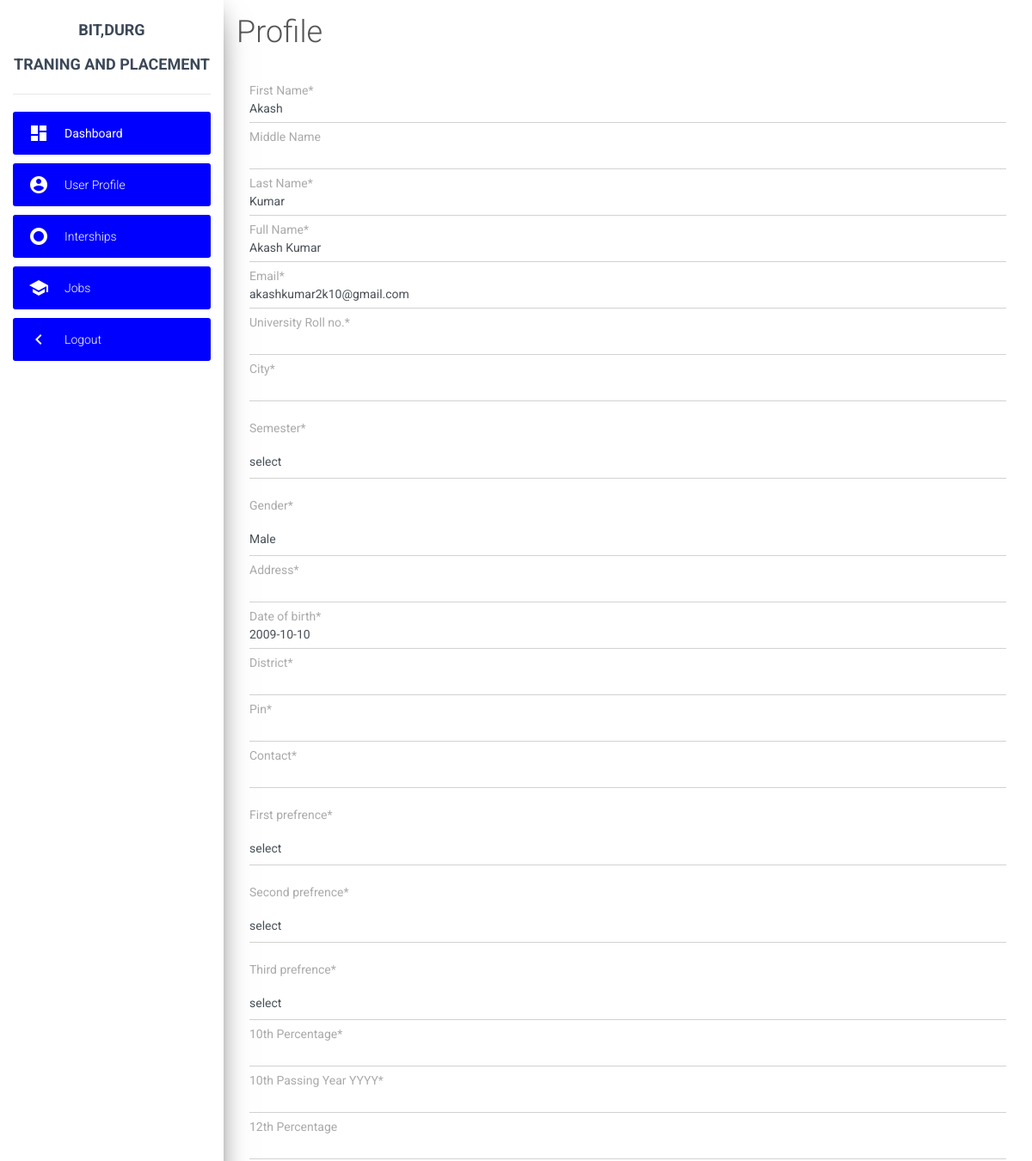
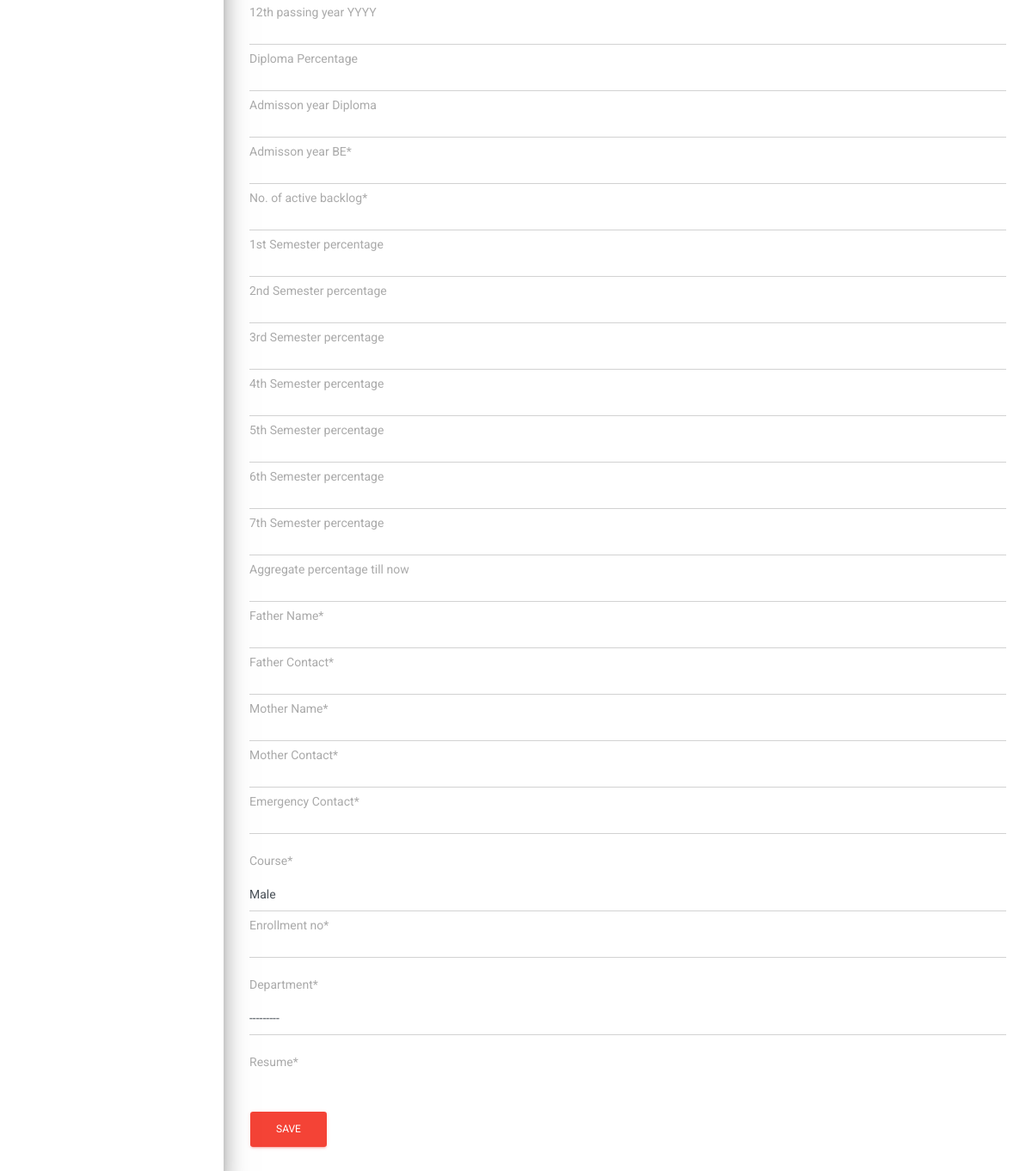
The app's page /profile/ (signed in), older data (2 pictures, top to bottom).
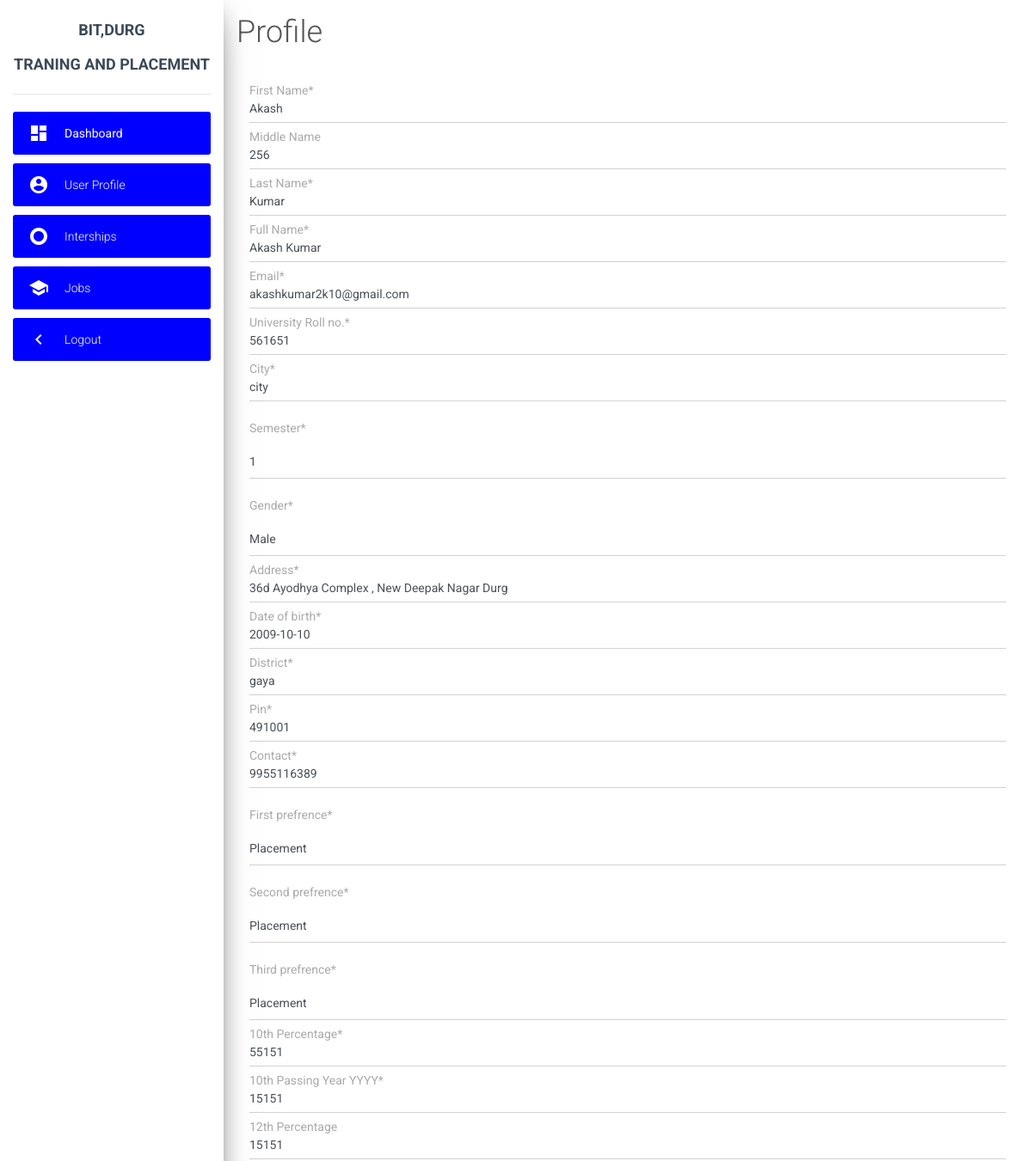
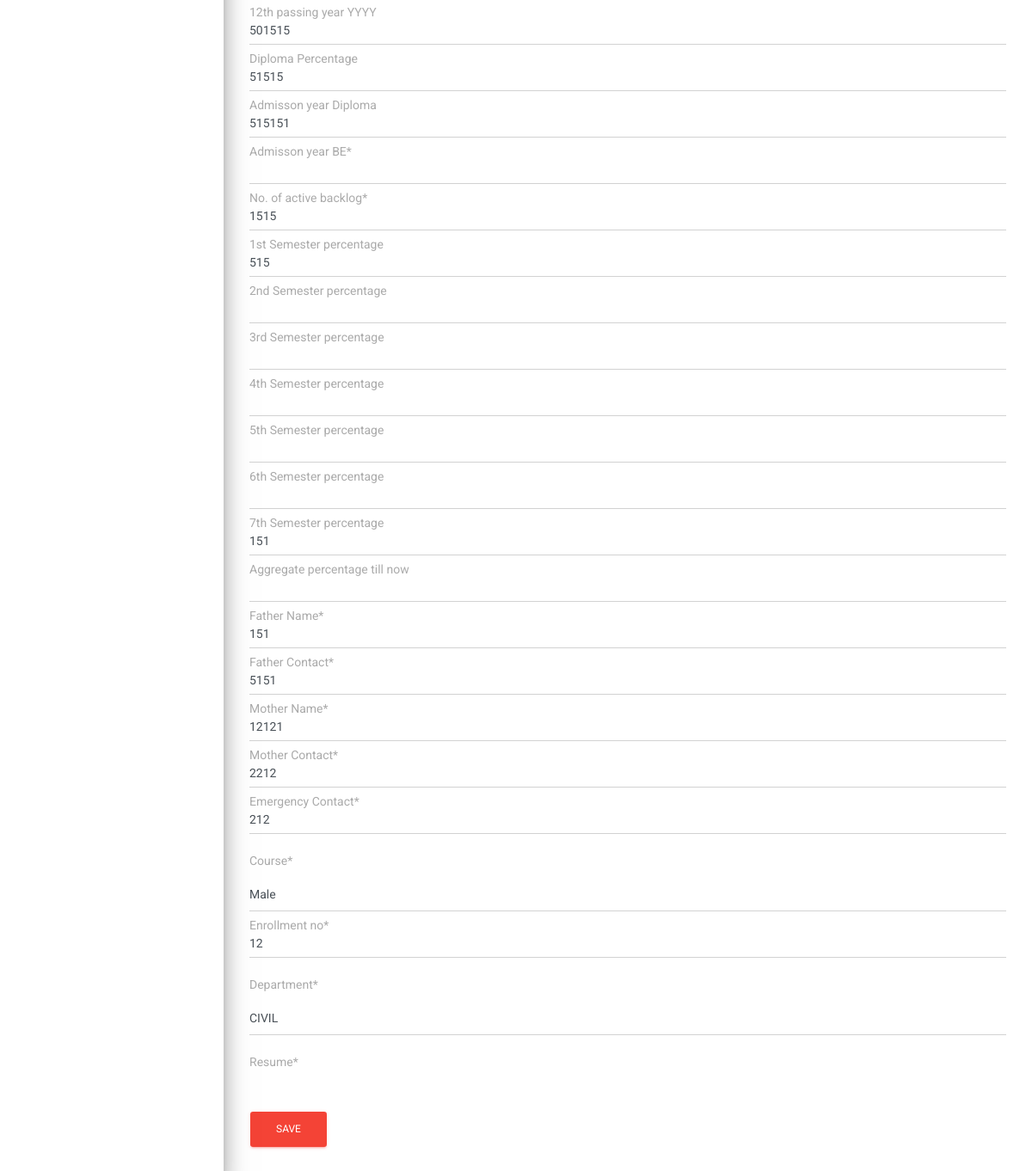
The same page, newer data (2 pictures, top to bottom).
### student/models.py (models this page shows, shortened)
class Profile (models.Model):
	user                    = models.OneToOneField(User,verbose_name="User", on_delete=models.CASCADE,null=True)
	f_name                  = models.CharField(verbose_name="First Name",max_length=60,null=True)
	m_name                  = models.CharField(verbose_name="Middle Name",max_length=60,null=True,blank=True)
	l_name                  = models.CharField(verbose_name="Last Name",max_length=60,null=True)
	full_name               = models.CharField(verbose_name="Full Name",max_length=60,null=True)
	email                   = models.EmailField(max_length=50,null=True)
	u_roll                  = models.PositiveIntegerField(verbose_name="University Roll no.",null=True,validators=[MinValueValidator(100000000000,_('Please enter a valid Unvercity roll number')),MaxValueValidator(999999999999,_('Please enter a valid Unvercity roll number'))])
	city                    = models.CharField(verbose_name="City", max_length=50,null=True)
	sem                     = models.PositiveIntegerField(verbose_name="Semester",choices=SEM,null=True)
	gender                  = models.CharField(verbose_name="Gender", default = 'Male', max_length=50,choices = GENDER,null=True)
	addess                  = models.CharField(verbose_name="Address", max_length=50,null=True)
	birth_date              = models.DateField(("Date of birth"), default=datetime.date.today,null=True)
	ditrict                 = models.CharField(verbose_name="District",max_length=50,null=True)
	pin                     = models.PositiveIntegerField(verbose_name="Pin",null=True,validators=[MinValueValidator(100000,_('Please enter a valid 6 digit pin code')),MaxValueValidator(999999,_('Please enter a valid 6 digit pin code'))])
	contact                 = models.PositiveIntegerField(verbose_name="Contact",null=True,validators=[MinValueValidator(1000000000,_('Please enter a valid 10 digit contact number ')), MaxValueValidator(9999999999,_('Please enter a valid 10 digit contact number' ))] )
	PREFRENCE_first         = models.CharField(verbose_name="First prefrence",choices=PREFRENCE,null=True,max_length=20)
	PREFRENCE_sec           = models.CharField(verbose_name="Second prefrence",choices=PREFRENCE,null=True,max_length=20)
	PREFRENCE_third         = models.CharField(verbose_name="Third prefrence",choices=PREFRENCE,null=True,max_length=20)
	Marks_10                = models.PositiveIntegerField(verbose_name="10th Percentage",null=True,validators=[MinValueValidator(0,_('Please enter a valid percentage')), MaxValueValidator(100,_('Please enter a valid percentage'))])
	passing_year_10         = models.PositiveIntegerField(verbose_name="10th Passing Year YYYY",null=True)
	Marks_12                = models.PositiveIntegerField(verbose_name="12th Percentage",null=True,blank=True,validators=[MinValueValidator(0,_('Please enter a valid percentage')), MaxValueValidator(100,_('Please enter a valid percentage'))])
	passing_year_12         = models.PositiveIntegerField(verbose_name="12th passing year YYYY",null=True,blank=True)
	Marks_Diploma           = models.PositiveIntegerField(verbose_name="Diploma Percentage",null=True,blank=True,validators=[MinValueValidator(0,_('Please enter a valid percentage')), MaxValueValidator(100,_('Please enter a valid percentage'))])
	addmission_year_Diploma = models.PositiveIntegerField(verbose_name="Admisson year Diploma",null=True,blank=True)
	addmission_year_BE      = models.PositiveIntegerField(verbose_name="Admisson year BE",null=True)
	backlog                 = models.PositiveIntegerField(verbose_name="No. of active backlog",null=True)
	sem_1_per               = models.PositiveIntegerField(verbose_name="1st Semester percentage",null=True,blank=True,validators=[MinValueValidator(0,_('Please enter a valid percentage')), MaxValueValidator(100,_('Please enter a valid percentage'))])
	sem_2_per               = models.PositiveIntegerField(verbose_name="2nd Semester percentage",null=True,blank=True,validators=[MinValueValidator(0,_('Please enter a valid percentage')), MaxValueValidator(100,_('Please enter a valid percentage'))])
	sem_3_per               = models.PositiveIntegerField(verbose_name="3rd Semester percentage",null=True,blank=True,validators=[MinValueValidator(0,_('Please enter a valid percentage')), MaxValueValidator(100,_('Please enter a valid percentage'))])
	sem_4_per               = models.PositiveIntegerField(verbose_name="4th Semester percentage",null=True,blank=True,validators=[MinValueValidator(0,_('Please enter a valid percentage')), MaxValueValidator(100,_('Please enter a valid percentage'))])
	sem_5_per               = models.PositiveIntegerField(verbose_name="5th Semester percentage",null=True,blank=True,validators=[MinValueValidator(0,_('Please enter a valid percentage')), MaxValueValidator(100,_('Please enter a valid percentage'))])
	sem_6_per               = models.PositiveIntegerField(verbose_name="6th Semester percentage",null=True,blank=True,validators=[MinValueValidator(0,_('Please enter a valid percentage')), MaxValueValidator(100,_('Please enter a valid percentage'))])
	sem_7_per               = models.PositiveIntegerField(verbose_name="7th Semester percentage",null=True,blank=True,validators=[MinValueValidator(0,_('Please enter a valid percentage')), MaxValueValidator(100,_('Please enter a valid percentage'))])
	aggregate_per_clg		=models.PositiveIntegerField(verbose_name="Aggregate percentage till now",null=True,blank=True)
	father_name             = models.CharField(verbose_name="Father Name",max_length=60,null=True)
	father_contact          = models.PositiveIntegerField(verbose_name="Father Contact",null=True,validators=[MinValueValidator(1000000000,_('Please enter a valid 10 digit contact number ')), MaxValueValidator(9999999999,_('Please enter a valid 10 digit contact number' ))] )
	mother_name             = models.CharField(verbose_name="Mother Name",max_length=60,null=True)
	mother_contact          = models.PositiveIntegerField(verbose_name="Mother Contact",null=True,validators=[MinValueValidator(1000000000,_('Please enter a valid 10 digit contact number ')), MaxValueValidator(9999999999,_('Please enter a valid 10 digit contact number' ))] )
	emergency_contact       = models.PositiveIntegerField(verbose_name="Emergency Contact",null=True,validators=[MinValueValidator(1000000000,_('Please enter a valid 10 digit contact number ')), MaxValueValidator(9999999999,_('Please enter a valid 10 digit contact number' ))] )
	course                  = models.CharField(verbose_name="Course", default = 'Male', max_length=50,choices = GENDER,null=True)
	Enrollment_no           = models.CharField(verbose_name="Enrollment no",null=True,max_length=6,validators=[RegexValidator(regex='[A-Z][A-z][0-9][0-9][0-9][0-9]',message=('Please enter correct Enrollment id'))])
	Dept                    = models.CharField(verbose_name="Department", max_length=50,choices = DEP,null=True)
	resume                  = models.FileField(null=True, blank=True, validators=[FileExtensionValidator(['pdf'],message="Please Upload in pdf format")])
	last_update             = models.DateTimeField(null=True,blank=True)

### student/views.py (the view)
# urls.py: path('profile/', profile , name='profile' ),
@login_required
def profile(request):
    print("******************************")
    print(request.user)
    print("******************************")
    if request.method=='POST':
        print("i am in")
        p_form=ProfileUpdateForm(request.POST,request.FILES, instance=request.user.profile)
        profile=Profile.objects.filter(user=request.user).first()
        print(p_form.is_valid())
        if p_form.is_valid():
            print("############################")
            print(type(request.FILES["resume"]))
            p_form.save()
            print("############################")
            messages.success(request, 'Profile Updated!')
            return redirect('profile')
        else:
            messages.error(request,"Form is not valid")
    else:
        p_form=ProfileUpdateForm(instance=request.user.profile)
    form ={'p_form': p_form,}
    return render(request, 'user/profile.html',form)

### student/forms.py
class ProfileUpdateForm(forms.ModelForm):
	resume=forms.FileField()
	class Meta:
		model=Profile
		fields=(
				'f_name',
				'm_name',
				'l_name',
				'full_name',
				'email',
				'u_roll',
				'city'   ,
				'sem'    ,
				'gender'  ,
				'addess'   ,
				'birth_date',
				'ditrict'    ,
				'pin'         ,
				'contact'      ,
				'PREFRENCE_first',
				'PREFRENCE_sec'   ,
				'PREFRENCE_third'  ,
				'Marks_10'          ,
				'passing_year_10'    ,
				'Marks_12'            ,
				'passing_year_12'      ,
				'Marks_Diploma'         ,
				'addmission_year_Diploma',
				'addmission_year_BE',
				'backlog'                   ,
				'sem_1_per'                 ,
				'sem_2_per',
				'sem_3_per'                 ,
				'sem_4_per'                 ,
				'sem_5_per'                 ,
				'sem_6_per'                 ,
				'sem_7_per'                 ,
				'aggregate_per_clg',
				'father_name'             ,
				'father_contact'          ,
				'mother_name'             ,
				'mother_contact'          ,
				'emergency_contact'       ,
				'course'                  ,
				'Enrollment_no'           ,
				'Dept'                    ,
				'resume',
		)

### student/templates/user/profile.html (shortened to what this page needs)
{% extends 'index.html' %}
{% block head %}Profile{% endblock %}
{% load crispy_forms_tags %}
{% block content %}
<form method="post" enctype="multipart/form-data">
                  {{ p_form|crispy}}
                 <br> <button class="btn btn-danger" type="submit">Save</button>
                </form>
{% endblock %}

### student/templates/index.html (shortened to what this page needs)
{% load static %}
{% load crispy_forms_tags %}
<!doctype html>
<html lang="en">
<head>
  <link href="{% static 'css/index_style1.css' %}" rel="stylesheet" />
  <link rel="stylesheet" href="https://maxcdn.bootstrapcdn.com/font-awesome/latest/css/font-awesome.min.css">
  <link href="{% static 'css/material-dashboard.css' %}" rel="stylesheet" />
</head>
<body>
  <div class="wrapper ">
    <div class="sidebar" data-color="blue" data-background-color="white">
      <div class="logo">
        <a href="{% url 'dashboard' %}" class="simple-text logo-mini">
          <strong>BIT,Durg</strong>
        </a>
        <a href="{% url 'dashboard' %}" class="simple-text logo-normal">
          <strong>Traning And Placement</strong>
        </a>
      </div>
      <div class="sidebar-wrapper" style="font-size: 50px">
        <ul class="nav">
          <li class="nav-item active ">
            <a class="nav-link" href="{% url 'dashboard' %}">
              <i class="material-icons">dashboard</i>
              <p class="text"><strong>Dashboard</strong></p>
            </a>
          </li>
          <li class="nav-item active  ">
            <a class="nav-link" href="{% url 'profile' %}">
              <i class="material-icons">account_circle</i>
              <p class="text">User Profile</p>
            </a>
          </li>
          <li class="nav-item active  ">
            <a class="nav-link" href="{% url 'internships' %}">
              <i class="material-icons">trip_origin</i>
              <p class="text">Interships</p>
            </a>
          </li>
          <li class="nav-item active  ">
            <a class="nav-link" href="{% url 'jobs' %}">
              <i class="material-icons">school</i>
              <p class="text">Jobs</p>
            </a>
          </li>
          <li class="nav-item active  ">
            <a class="nav-link" href="{% url 'logout' %}">
              <i class="material-icons">navigate_before</i>
              <p class="text">Logout</p>
            </a>
          </li>
        </ul>
      </div>
    </div>
    <div class="main-panel">
      <nav class="navbar navbar-expand-lg navbar-transparent navbar-absolute fixed-top a">
        <div class="container-fluid">
          <div class="navbar-wrapper">
           <h2> {% block head %}
        {% endblock %}</h2>
          </div>
        </div>
      </nav>
      <div class="content">
        <div class="container-fluid">
        {% block content %}
        {% endblock %}
        </div>
      </div>
    </div>
  </div>
</body>
</html>

### student/static/css/index_style1.css (style rules this page uses)
div.main-panel { background-color: white; }
.nav-link { background-color: blue; }
div.sidebar-wrapper { background-color: white; }
div.logo { background-color: white; }
a { color: black; }

Row changes from the older to the newer data that the page shows:
changed Profile "Akash": m_name (not shown) → "256"; u_roll (not shown) → "561651"; city (not shown) → "city"; sem "select" → "1"; addess (not shown) → "36d Ayodhya Complex , New Deepak Nagar Durg"; ditrict (not shown) → "gaya"; pin (not shown) → "491001"; contact (not shown) → "9955116389"; PREFRENCE_first "select" → "Placement"; PREFRENCE_sec "select" → "Placement"; PREFRENCE_third "select" → "Placement"; Marks_10 (not shown) → "55151"; passing_year_10 (not shown) → "15151"; Marks_12 (not shown) → "15151"; passing_year_12 (not shown) → "501515"; Marks_Diploma (not shown) → "51515"; addmission_year_Diploma (not shown) → "515151"; backlog (not shown) → "1515"; sem_1_per (not shown) → "515"; sem_7_per (not shown) → "151"; father_name (not shown) → "151"; father_contact (not shown) → "5151"; mother_name (not shown) → "12121"; mother_contact (not shown) → "2212"; emergency_contact (not shown) → "212"; Enrollment_no (not shown) → "12"; Dept "---------" → "CIVIL"
